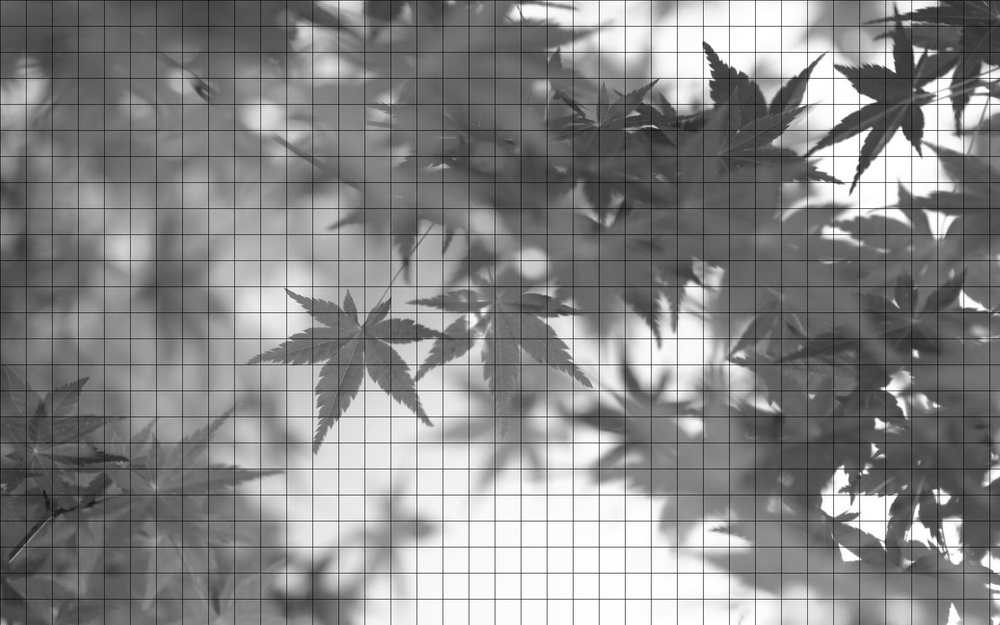
#> input picture Trab 4 Frequencia/Imagens/Folhas.jpg, 1000 x 625 px, shrunk from 1920 x 1200 before the run
$ python fourier.py
#> lines starting #> are read from the running program, lines starting #| are printed output that depends on the picture
import cv2
import numpy as np
import matplotlib.pyplot as plt

plt.figure(figsize=(6.4*5, 4.8*5), constrained_layout=False)

img_c1 = cv2.imread("Imagens/Folhas.jpg", 0)
#> img_c1 is the input picture: shape (625, 1000); min 13, max 255, mean 135.8
img_c2 = np.fft.fft2(img_c1)
img_c3 = np.fft.fftshift(img_c2)
img_c4 = np.fft.ifftshift(img_c3)
img_c5 = np.fft.ifft2(img_c4)

plt.subplot(151), plt.imshow(img_c1, "gray"), plt.title("Original Image")
# plt.subplot(152), plt.imshow(np.log(1+np.abs(img_c2)), "gray"), plt.title("Spectrum")
plt.subplot(153), plt.imshow(np.log(1+np.abs(img_c3)),
                             "gray"), plt.title("Centered Spectrum")
#plt.subplot(154), plt.imshow(np.log(1+np.abs(img_c4)),"gray"), plt.title("Decentralized")
plt.subplot(155), plt.imshow(np.abs(img_c5),
                             "gray"), plt.title("Processed Image")

plt.show()
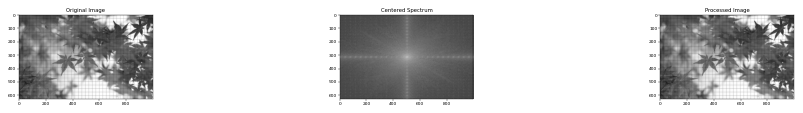
#> figure drawn by matplotlib, 3 panels
